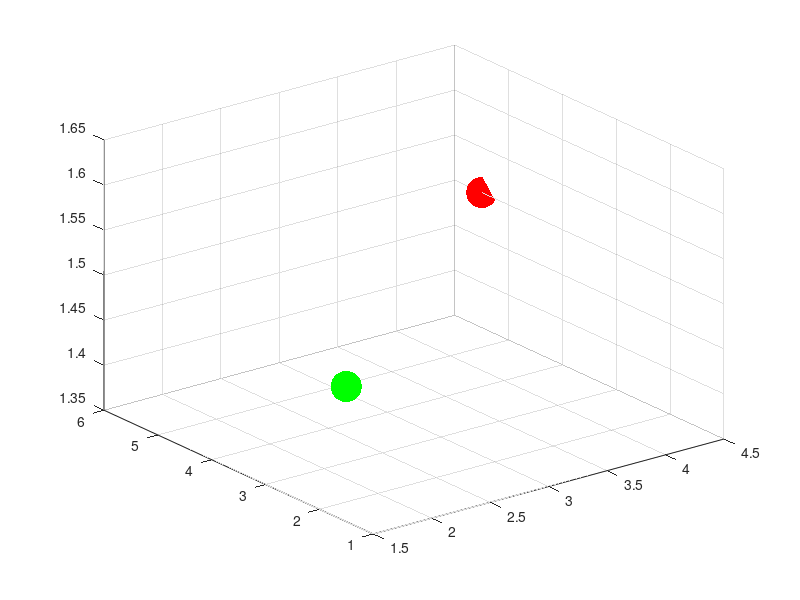

Write the MATLAB code that produced this figure. (Note: this script raises an error after producing the figure.)
close all
clear all
clc

% Used for debugging
show_children = 0;
show_open_nodes = 0;

% Define the map size
max_x = 4;
max_y = 5;
max_z = 3;
map = zeros(max_x, max_y, max_z);

% The cost of going from one point to another
length_cost = 1;

%{
% Generate random obstacles. A 1 in the map is regarded as
% an obstacle
obs_per = 0.3;
for x = 1:max_x
    for y = 1:max_y
        for z = 1:max_z
            if rand > 1 - obs_per
                map(x,y,z) = 1;
            end
        end
    end
end
%}

% Define the starting and end position
start = [1, 1, 1];
end_ = [4, 5, 1];

% Make sure the start and end is not an obstacle
map(start(1), start(2), start(3)) = 0;
map(end_(1), end_(2), end_(3)) = 0;

% Draw a figure to show the map and process
hold off
figure(1)
% Mark the start with green
scatter3(start(1)+0.5, start(2)+0.5, start(3)+0.5, ...
         500, [0,1,0],'filled')
hold on

% Mark the end with red
scatter3(end_(1)+0.5, end_(2)+0.5, end_(3)+0.5, ...
         500, [1,0,0], 'filled')
hold on

%{
% Mark the obstacles with blue 
for x = 1:max_x
    for y = 1:max_y
        for z = 1:max_z
            if map(x, y, z) == 1
                scatter3(x-0.5, y-0.5, z-0.5, [], [0,0,1])
                hold on
            end
        end
    end
end
%}

% The first wall
map = gen_square3d([1 3; 2 3; 2 4], map);
map = gen_square3d([3 4; 2 3; 3 4], map);
map = gen_square3d([4 5; 2 3; 2 4], map);
% Firsth bottom wall
map = gen_square3d([1 5; 2 3; 1 2], map);

% The second wall
map = gen_square3d([1 2; 4 5; 2 4], map);
map = gen_square3d([2 3; 4 5; 2 3], map);
map = gen_square3d([3 4; 4 5; 2 4], map);
map = gen_square3d([4 5; 4 5; 2 3], map);

% The second bottom wall
map = gen_square3d([1 5; 4 5; 1 2], map);
%map = gen_square3d([2 3; 1 10; 1 11], map);
%map = gen_square3d([4 5; 2 11; 1 11], map);
%map = gen_square3d([6 7; 1 8; 1 11], map);
%map = gen_square3d([6 7; 9 11; 1 11], map);
%map = gen_square3d([6 7; 8 9; 1 8], map);
%map = gen_square3d([6 7; 8 9; 9 11], map);
%map = gen_square3d([8 9; 2 11; 1 11], map);

% Set the axes
axis([1 max_x+1 1 max_y+1 1 max_z+1])
% Make the grid lines more visible
ax = gca;
ax.GridAlpha = 1.0;
grid on
set(gca, 'xtick', [0:1:max_x])
set(gca, 'ytick', [0:1:max_y])
set(gca, 'ztick', [0:1:max_z])
route = astar_3d(map, start, end_)

%%
% Run the algorithm -----------------------------------

% Children must be initalized to have nodes in it
% The arrays keeping track of the nodes must initialized 
% containing a node. These flags tells the first node in the
% closed and children array to be put in directly
first_closed = 1;
first_children = 1;
closed = [];
children = [];

% Create the first node at the start position
parent_node = node;
parent_node.position = start;
parent_node.g = 0;
parent_node.h = parent_node.calc_dist_3d(end_);
parent_node.f = parent_node.h + parent_node.g;

% Flag used to skip nodes which is already added
continue_flag = 0;

% Slow the calculation down,
% so it can be followed in real time
pause off;
% Keep running until the end point is reached
while ~(parent_node.position(1) == end_(1) && ...
        parent_node.position(2) == end_(2) && ...
        parent_node.position(3) == end_(3))
    % Run through the surronding squares

    for x = -1:1
        for y = -1:1
            for z = -1:1
                % Skip the node itself
                if ~(x == 0 && y == 0 && z == 0 || ...
                     (abs(x) + abs(y) + abs(z) > 1))
                    node_pos = [parent_node.position(1) + x, ...
                                parent_node.position(2) + y, ...
                                parent_node.position(3) + z];
                    % Check if the children is within the map
                    if ~(node_pos(1) < 1 || node_pos(1) > max_x || ...
                         node_pos(2) < 1 || node_pos(2) > max_y || ...
                         node_pos(3) < 1 || node_pos(3) > max_z)
                        % Check if the children is an obstacle
                        if ~(map(node_pos(1), node_pos(2), ...
                                 node_pos(3)) == 1)
                            % Check if the node have been visited
                            for closed_i = 1:length(closed)
                                if node_pos == closed(closed_i).position
                                    % Note that this node is not 
                                    % to be added to children
                                    continue_flag = 1;
                                end
                            end
                            % Check if the node is already a child
                            for child_i = 1:length(children)
                                if node_pos == children(child_i).position
                                    % Note that this node is not 
                                    % to be added to children
                                    % Check if the robot is taking a diagonal path
                                    if abs(x) + abs(y) + abs(z) == 3
                                        % If so, add diagonal cost
                                        g = parent_node.g + ...
                                            sqrt(length_cost^2*3);
                                    elseif abs(x) + abs(y) + abs(z) == 2
                                        % If so, add diagonal cost
                                        g = parent_node.g + ...
                                            sqrt(length_cost^2*2);
                                    else
                                        % Otherwise add linear cost
                                        g = parent_node.g + ...
                                            length_cost;
                                    end
                                    % If this road to the child is shorter, then
                                    % update the child
                                    if g < children(child_i).g
                                        children(child_i).g = g;
                                        children(child_i).parent = parent_node;
                                        children(child_i).f = children(child_i).g + ...
                                                              children(child_i).h;
                                    end
                                    
                                    continue_flag = 1;
                                end
                            end

                            % Check if this node should be skipped
                            if continue_flag == 1
                                continue_flag = 0;
                                continue%map = gen_square3d([2 3; 1 10; 1 11], map);
%map = gen_square3d([4 5; 2 11; 1 11], map);
%map = gen_square3d([6 7; 1 8; 1 11], map);
%map = gen_square3d([6 7; 9 11; 1 11], map);
%map = gen_square3d([6 7; 8 9; 1 8], map);
%map = gen_square3d([6 7; 8 9; 9 11], map);
%map = gen_square3d([8 9; 2 11; 1 11], map);
                            end

                            % Define the child node
                            temp_node = node;
                            % Note its parent
                            temp_node.parent = parent_node;
                            % Note its position
                            temp_node.position = node_pos;
                            % Check if the robot is taking a diagonal path
                            if abs(x) + abs(y) + abs(z) == 3
                                % If so, add diagonal cost
                                temp_node.g = parent_node.g + ...
                                              sqrt(length_cost^2*3);
                            elseif abs(x) + abs(y) + abs(z) == 2
                                % If so, add diagonal cost
                                temp_node.g = parent_node.g + ...
                                              sqrt(length_cost^2*2);
                            else
                                % Otherwise add linear cost
                                temp_node.g = parent_node.g + ...
                                              length_cost;
                            end
                            % Calculate the distance from the node
                            % to the end point
                            temp_node.h = temp_node.calc_dist_3d(end_);
                            % Calculate the total cost of the node
                            temp_node.f = temp_node.h + temp_node.g;

                            % Add the node to the children array
                            % Check if it is the first child
                            % being added
                            if first_children == 1 
                                first_children = 0;
                                children = [temp_node]; 
                            else
                                % Otherwise expand the children array
                                children(end+1) = temp_node;
                            end
                        end
                    end
                end
            end
        end
    end

    % Add the parent node to the list of closed nodes
    if first_closed == 1
        first_closed = 0;
        closed = [parent_node]; 
    else
        closed(end+1) = parent_node;
    end
    
    if show_open_nodes == 1
        % Plot the parent_node in red
        scatter3(parent_node.position(1)+0.5, ...
                 parent_node.position(2)+0.5, ...
                 parent_node.position(3)+0.5, [], [1,0,0])
        hold on
    end

    % Choose the child node with the lowest f value
    lowest_f = 999999;
    lowest_child_i = -1;
    for child_i = 1:length(children)
        if show_children == 1
            % Plot all the child notes in green
            scatter3(children(child_i).position(1)+0.5, ...
                     children(child_i).position(2)+0.5, ...
                     children(child_i).position(3)+0.5, ...
                     [], [0,1,0])
            hold on
        end
        if children(child_i).f < lowest_f
            lowest_f = children(child_i).f;
            lowest_child_i = child_i;
        end
    end


    % Update the parent to the children
    % with the lowest f value
    parent_node = children(lowest_child_i);

    % Delete the new parent from the children
    children(lowest_child_i) = [];

    if show_open_nodes == 1
        % Mark the new parent with with purple
        scatter3(parent_node.position(1)+0.5, ...
                 parent_node.position(2)+0.5, ...
                 parent_node.position(3)+0.5, [], [1,0,1])
        hold on
    end
    
    % Wait a little
    pause(0.3)
end
pause on;

% Find the route that the algorithm took
% Init the route array
route = [parent_node.position];
% Keep going until the route is back at the start position
while  ~(parent_node.position(1) == start(1) && ...
         parent_node.position(2) == start(2) && ...
         parent_node.position(3) == start(3))
   
   % Plot the route in magenta
   scatter3(parent_node.position(1)+0.5, ...
            parent_node.position(2)+0.5, ...
            parent_node.position(3)+0.5, [], [0,0,0])
   hold on
   %pause(0.1)
   
   % Update the route by going backwards through the parents
   parent_node = parent_node.parent;
   route = cat(1,route,parent_node.position);
end

% Plot the last point
scatter3(parent_node.position(1)+0.5, ...
         parent_node.position(2)+0.5, ...
         parent_node.position(3)+0.5, [], [0,0,0])
hold on

route = flip(route);

for i = 2:length(route)
    plot3([route(i-1,1)+0.5,route(i,1)+0.5], ...
          [route(i-1,2)+0.5,route(i,2)+0.5], ...
          [route(i-1,3)+0.5,route(i,3)+0.5], ...
          'color',[0,0,0],'linewidth',5)
    hold on
    pause(0.1)
    route(i,:)
end
hold off
%%
% Route scaled
x_scale = 0.65;
y_scale = 0.55;
z_scale = 0.75;

x_offset = 0.3;
y_offset = 0.5;
z_offset = 0.25;

route_scaled = route;

route_scaled(:,1) = (route_scaled(:,1) - 1) * x_scale + x_offset;
route_scaled(:,2) = (route_scaled(:,2) - 1) * y_scale + y_offset;
route_scaled(:,3) = (route_scaled(:,3) - 1) * z_scale + z_offset;


route_scaled
